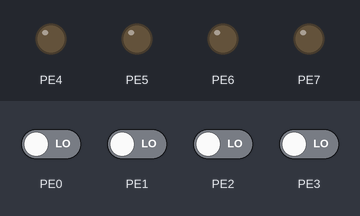
Recording of a program running on a simulated ATmega128, built with avr-gcc and emulated at 14.7456 MHz. On the bench: output pins drawn as LEDs (lit = HIGH). The inputs (shaded band) are chosen by the test bench; at power-on: PE0–3 LOW.

Above: at 1.2 s.
1.3 s: PE0 driven HIGH
At 1.6 s:
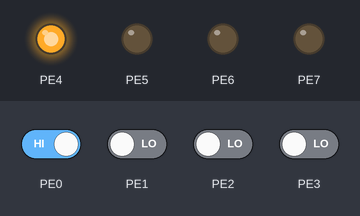
2.8 s: PE1 driven HIGH
At 3.9 s:
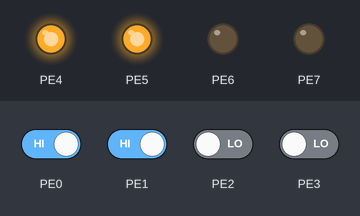
4.3 s: PE2 driven HIGH
At 5.1 s:
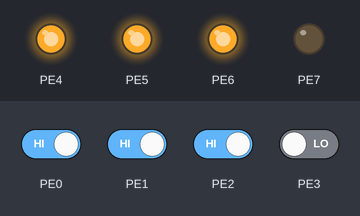
5.8 s: PE3 driven HIGH
At 6.2 s:
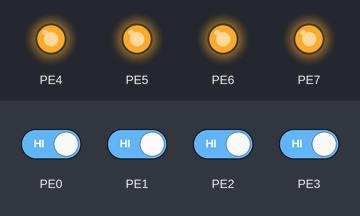
7.3 s: PE0 driven LOW
At 8.5 s:
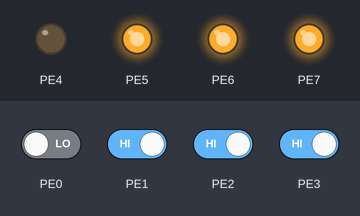
8.8 s: PE1 driven LOW
At 9.7 s:
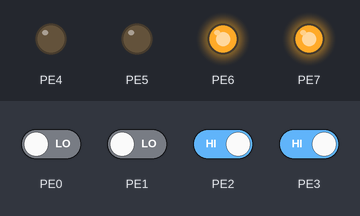
Timing chart, 0 to 11.3 s (numbered marks = the images above; inputs shaded):
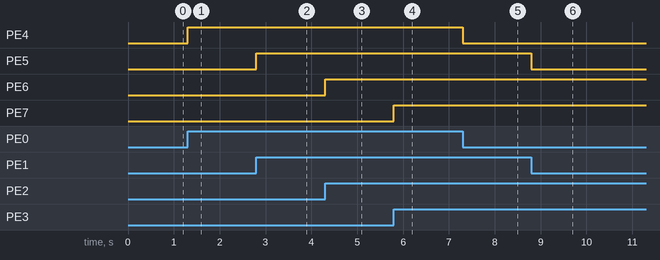

The program:

main.c
```c
/*
 * GccApplication1.c
 *
 * Created: 2022-07-26 오전 9:27:49
 * Author : skdis
 */

#define F_CPU 14745600L
#include <avr/io.h>
#include <util/delay.h>

/*
//Button - LED Control
int main(void)
{
	DDRE = 0x00; //0b 0000 0000 / pinMode(13,OUTPUT)
	DDRD =0xff; //0b 0000 0000

	while (1)
	{
		PORTD = PINE;
	}
}
*/


//같은 포트의 Button - LED
int main(void)
{
	DDRE = 0xf0; //0b 1111 0000  LED SW/ pinMode(13,OUTPUT)

    /* Replace with your application code */
    while (1)
    {
		PORTE = PINE << 4;

    }
}
```

Measured:
- after the input at 1.3 s, PE4: LOW → HIGH at once
- after the input at 2.8 s, PE5: LOW → HIGH at once
- after the input at 4.3 s, PE6: LOW → HIGH at once
- after the input at 5.8 s, PE7: LOW → HIGH at once
- after the input at 7.3 s, PE4: HIGH → LOW at once
- after the input at 8.8 s, PE5: HIGH → LOW at once
